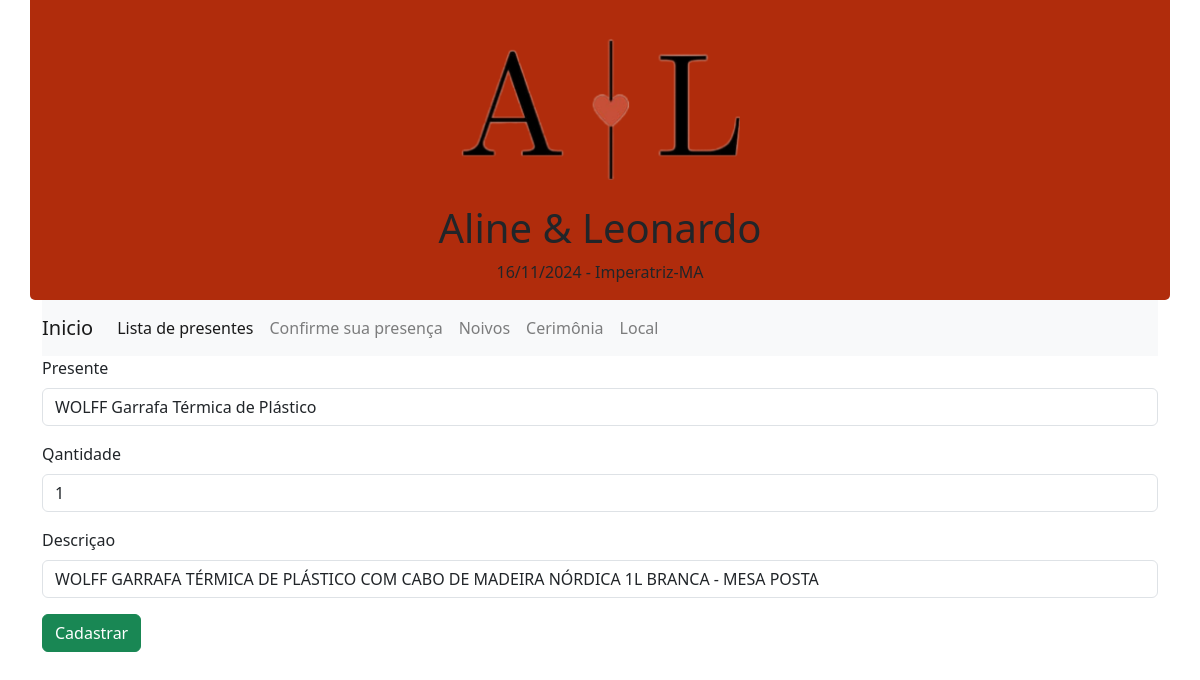
The page /editar_presente/62 (signed in) on the database its author committed.
### app/models.py (models this page shows)
class Presente(models.Model):
    id = models.AutoField(primary_key=True)
    presente =  models.TextField(max_length=255)
    valor = models.FloatField()
    descricao = models.TextField(max_length=350, default='')
    link_img = models.TextField(max_length=255, default='')
    quantidades = models.IntegerField(default=0)
    class Meta:
        ordering = ['quantidades']

### app/views.py (the view)
# urls.py: path('editar_presente/<int:id>',views.Editar_presente,name='editar_presente'),
@login_required(login_url='login')
def Editar_presente(request,id):
    presente = Presente.objects.get(id=id)
    return render(request,'editar_presente.html',{'presente':presente})

### app/templates/editar_presente.html (shortened to what this page needs)
{% extends 'home.html' %}
{% block content %}
<div class="container">
    <form action="{% url 'editar_p' %}" method="POST">
        <div class="mb-3">
            <label for="formText" class="form-label color-label label_text_imput">Presente</label>
            <input class="form-control" type="text" id="formFile" value="{{presente.presente}}" name="presente" required>
        </div>
        <div class="mb-3">
            <label for="formText" class="form-label color-label label_text_imput">Qantidade</label>
            <input class="form-control" type="text" id="formFile" value="{{presente.quantidades}}" name="quantidade" required>
        </div>
        <div class="mb-3">
            <label for="formText" class="form-label color-label label_text_imput">Descriçao</label>
            <input class="form-control" type="text" id="formFile" value="{{presente.descricao}}" name="descricao" required>
        </div>
        <button type="submit" class="btn btn-success">Cadastrar</button>
    </form>
</div>
{% endblock %}

### rows shown on the page
Presente: presente "WOLFF Garrafa Térmica de Plástico", quantidade "1", descricao "WOLFF GARRAFA TÉRMICA DE PLÁSTICO COM CABO DE MADEIRA NÓRDICA 1L BRANCA - MESA POSTA"
